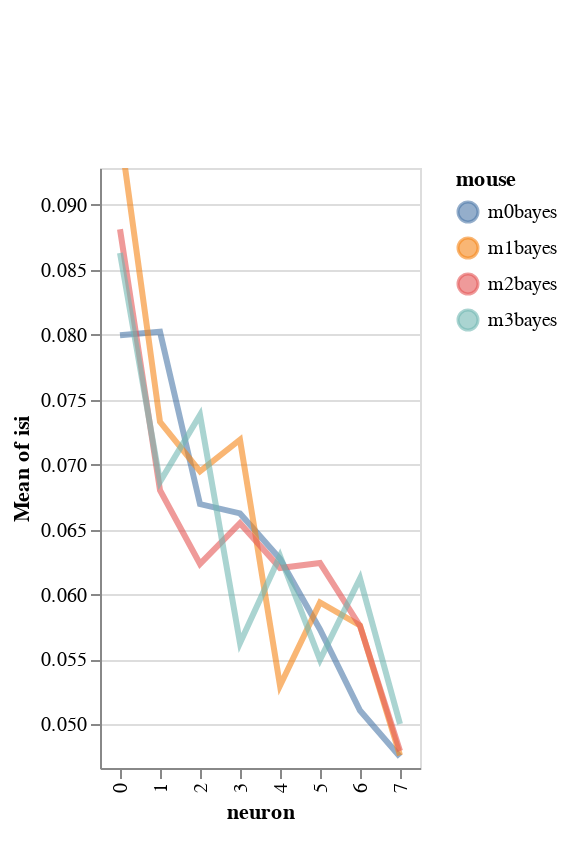

The cell this chart's notebook holds for it:
### Code cell
import altair as alt
y='isi'
color='mouse'
x='neuron'

base=alt.Chart(df).encode(
            x=x,
            color=f'{color}',
            y=alt.Y(f'mean({y})',
                    scale=alt.Scale(zero=False,
                                    domain=list(np.quantile(df[y], [.05, .95])))),
)

# Create a selection that chooses the nearest point & selects based on x-value
nearest = alt.selection(type='single', nearest=True, on='mouseover',
                        fields=[x], empty='none')


# Transparent selectors across the chart. This is what tells us
# the x-value of the cursor
selectors = alt.Chart(df).mark_point().encode(
    x=x,
    opacity=alt.value(0),
).add_selection(
    nearest
)

highlight = alt.selection(type='single', on='mouseover',
                          fields=[color], nearest=True)

lines=base.mark_line(clip=True, fill=None, opacity=.6, ).encode(
            #tooltip=color,
            size=alt.condition(~highlight, alt.value(1), alt.value(3))
        )

# Draw text labels near the points, and highlight based on selection
text = lines.mark_text(align='left', dx=5, dy=-5).encode(
    text=alt.condition(nearest, y, alt.value(' '))
)

points = base.mark_circle().encode(
    opacity=alt.value(0)
).add_selection(
    highlight
)

alt.layer(
    lines, selectors, points, text
)

### Figure 1 — Vega-Lite specification as saved in the notebook (floating-point values rounded to 4 significant figures)
{"config": {"view": {"continuousWidth": 400, "continuousHeight": 300}}, "layer": [{"mark": {"type": "line", "clip": true, "fill": null, "opacity": 0.6}, "encoding": {"color": {"type": "nominal", "field": "mouse"}, "size": {"condition": {"value": 1, "selection": {"not": "selector003"}}, "value": 3}, "x": {"type": "nominal", "field": "neuron"}, "y": {"type": "quantitative", "aggregate": "mean", "field": "isi", "scale": {"domain": [0.04664, 0.09283], "zero": false}}}}, {"mark": "point", "encoding": {"opacity": {"value": 0}, "x": {"type": "nominal", "field": "neuron"}}, "selection": {"selector002": {"type": "single", "nearest": true, "on": "mouseover", "fields": ["neuron"], "empty": "none"}}}, {"mark": "circle", "encoding": {"color": {"type": "nominal", "field": "mouse"}, "opacity": {"value": 0}, "x": {"type": "nominal", "field": "neuron"}, "y": {"type": "quantitative", "aggregate": "mean", "field": "isi", "scale": {"domain": [0.04664, 0.09283], "zero": false}}}, "selection": {"selector003": {"type": "single", "on": "mouseover", "fields": ["mouse"], "nearest": true}}}, {"mark": {"type": "text", "align": "left", "dx": 5, "dy": -5}, "encoding": {"color": {"type": "nominal", "field": "mouse"}, "size": {"condition": {"value": 1, "selection": {"not": "selector003"}}, "value": 3}, "text": {"condition": {"type": "quantitative", "field": "isi", "selection": "selector002"}, "value": " "}, "x": {"type": "nominal", "field": "neuron"}, "y": {"type": "quantitative", "aggregate": "mean", "field": "isi", "scale": {"domain": [0.04664, 0.09283], "zero": false}}}}], "data": {"name": "data-6272ce3c2fef7151f50961e17f93cf72"}, "$schema": "https://vega.github.io/schema/vega-lite/v4.8.1.json", "datasets": {"data-6272ce3c2fef7151f50961e17f93cf72": [{"neuron": "0", "mouse": "m0bayes", "i_trial": 0, "mouse_code": 0, "neuron_code": 0, "stim": 0, "neuron_x_mouse": "m0bayes0", "log_firing_rate": 2.075, "Firing rate": 118.8, "firing_rate": 118.8, "i_spike": 48.0, "isi": 0.07307}, {"neuron": "0", "mouse": "m0bayes", "i_trial": 0, "mouse_code": 0, "neuron_code": 0, "stim": 1, "neuron_x_mouse": "m0bayes0", "log_firing_rate": 1.547, "Firing rate": 35.21, "firing_rate": 35.21, "i_spike": 40.5, "isi": 0.08279}, {"neuron": "0", "mouse": "m0bayes", "i_trial": 1, "mouse_code": 0, "neuron_code": 0, "stim": 0, "neuron_x_mouse": "m0bayes0", "log_firing_rate": 1.676, "Firing rate": 47.42, "firing_rate": 47.42, "i_spike": 38.0, "isi": 0.09153}, {"neuron": "0", "mouse": "m0bayes", "i_trial": 1, "mouse_code": 0, "neuron_code": 0, "stim": 1, "neuron_x_mouse": "m0bayes0", "log_firing_rate": 1.818, "Firing rate": 65.81, "firing_rate": 65.81, "i_spike": 47.5, "isi": 0.07243}, {"neuron": "0", "mouse": "m1bayes", "i_trial": 0, "mouse_code": 1, "neuron_code": 8, "stim": 0, "neuron_x_mouse": "m1bayes0", "log_firing_rate": 2.049, "Firing rate": 111.9, "firing_rate": 111.9, "i_spike": 36.5, "isi": 0.09457}, {"neuron": "0", "mouse": "m1bayes", "i_trial": 0, "mouse_code": 1, "neuron_code": 8, "stim": 1, "neuron_x_mouse": "m1bayes0", "log_firing_rate": 1.752, "Firing rate": 56.55, "firing_rate": 56.55, "i_spike": 38.5, "isi": 0.08758}, {"neuron": "0", "mouse": "m1bayes", "i_trial": 1, "mouse_code": 1, "neuron_code": 8, "stim": 0, "neuron_x_mouse": "m1bayes0", "log_firing_rate": 1.741, "Firing rate": 55.11, "firing_rate": 55.11, "i_spike": 36.0, "isi": 0.09663}, {"neuron": "0", "mouse": "m1bayes", "i_trial": 1, "mouse_code": 1, "neuron_code": 8, "stim": 1, "neuron_x_mouse": "m1bayes0", "log_firing_rate": 1.586, "Firing rate": 38.58, "firing_rate": 38.58, "i_spike": 33.5, "isi": 0.104}, {"neuron": "0", "mouse": "m2bayes", "i_trial": 0, "mouse_code": 2, "neuron_code": 16, "stim": 0, "neuron_x_mouse": "m2bayes0", "log_firing_rate": 1.527, "Firing rate": 33.62, "firing_rate": 33.62, "i_spike": 36.5, "isi": 0.09657}, {"neuron": "0", "mouse": "m2bayes", "i_trial": 0, "mouse_code": 2, "neuron_code": 16, "stim": 1, "neuron_x_mouse": "m2bayes0", "log_firing_rate": 2.358, "Firing rate": 228.0, "firing_rate": 228.0, "i_spike": 35.0, "isi": 0.09948}, {"neuron": "0", "mouse": "m2bayes", "i_trial": 1, "mouse_code": 2, "neuron_code": 16, "stim": 0, "neuron_x_mouse": "m2bayes0", "log_firing_rate": 1.554, "Firing rate": 35.78, "firing_rate": 35.78, "i_spike": 36.5, "isi": 0.09321}, {"neuron": "0", "mouse": "m2bayes", "i_trial": 1, "mouse_code": 2, "neuron_code": 16, "stim": 1, "neuron_x_mouse": "m2bayes0", "log_firing_rate": 2.564, "Firing rate": 366.2, "firing_rate": 366.2, "i_spike": 54.5, "isi": 0.06321}, {"neuron": "0", "mouse": "m3bayes", "i_trial": 0, "mouse_code": 3, "neuron_code": 24, "stim": 0, "neuron_x_mouse": "m3bayes0", "log_firing_rate": 1.659, "Firing rate": 45.56, "firing_rate": 45.56, "i_spike": 37.0, "isi": 0.09128}, {"neuron": "0", "mouse": "m3bayes", "i_trial": 0, "mouse_code": 3, "neuron_code": 24, "stim": 1, "neuron_x_mouse": "m3bayes0", "log_firing_rate": 1.666, "Firing rate": 46.3, "firing_rate": 46.3, "i_spike": 44.0, "isi": 0.07912}, {"neuron": "0", "mouse": "m3bayes", "i_trial": 1, "mouse_code": 3, "neuron_code": 24, "stim": 0, "neuron_x_mouse": "m3bayes0", "log_firing_rate": 1.948, "Firing rate": 88.81, "firing_rate": 88.81, "i_spike": 36.0, "isi": 0.09626}, {"neuron": "0", "mouse": "m3bayes", "i_trial": 1, "mouse_code": 3, "neuron_code": 24, "stim": 1, "neuron_x_mouse": "m3bayes0", "log_firing_rate": 1.656, "Firing rate": 45.32, "firing_rate": 45.32, "i_spike": 44.5, "isi": 0.07848}, {"neuron": "1", "mouse": "m0bayes", "i_trial": 0, "mouse_code": 0, "neuron_code": 1, "stim": 0, "neuron_x_mouse": "m0bayes1", "log_firing_rate": 3.637, "Firing rate": 4334.0, "firing_rate": 4334.0, "i_spike": 45.5, "isi": 0.07603}, {"neuron": "1", "mouse": "m0bayes", "i_trial": 0, "mouse_code": 0, "neuron_code": 1, "stim": 1, "neuron_x_mouse": "m0bayes1", "log_firing_rate": 1.807, "Firing rate": 64.17, "firing_rate": 64.17, "i_spike": 42.0, "isi": 0.08205}, {"neuron": "1", "mouse": "m0bayes", "i_trial": 1, "mouse_code": 0, "neuron_code": 1, "stim": 0, "neuron_x_mouse": "m0bayes1", "log_firing_rate": 1.841, "Firing rate": 69.38, "firing_rate": 69.38, "i_spike": 38.0, "isi": 0.09214}, {"neuron": "1", "mouse": "m0bayes", "i_trial": 1, "mouse_code": 0, "neuron_code": 1, "stim": 1, "neuron_x_mouse": "m0bayes1", "log_firing_rate": 1.812, "Firing rate": 64.92, "firing_rate": 64.92, "i_spike": 48.5, "isi": 0.07067}, {"neuron": "1", "mouse": "m1bayes", "i_trial": 0, "mouse_code": 1, "neuron_code": 9, "stim": 0, "neuron_x_mouse": "m1bayes1", "log_firing_rate": 2.268, "Firing rate": 185.4, "firing_rate": 185.4, "i_spike": 42.0, "isi": 0.08383}, {"neuron": "1", "mouse": "m1bayes", "i_trial": 0, "mouse_code": 1, "neuron_code": 9, "stim": 1, "neuron_x_mouse": "m1bayes1", "log_firing_rate": 2.104, "Firing rate": 127.1, "firing_rate": 127.1, "i_spike": 52.0, "isi": 0.06652}, {"neuron": "1", "mouse": "m1bayes", "i_trial": 1, "mouse_code": 1, "neuron_code": 9, "stim": 0, "neuron_x_mouse": "m1bayes1", "log_firing_rate": 1.962, "Firing rate": 91.71, "firing_rate": 91.71, "i_spike": 43.0, "isi": 0.08167}, {"neuron": "1", "mouse": "m1bayes", "i_trial": 1, "mouse_code": 1, "neuron_code": 9, "stim": 1, "neuron_x_mouse": "m1bayes1", "log_firing_rate": 1.837, "Firing rate": 68.65, "firing_rate": 68.65, "i_spike": 56.0, "isi": 0.06115}, {"neuron": "1", "mouse": "m2bayes", "i_trial": 0, "mouse_code": 2, "neuron_code": 17, "stim": 0, "neuron_x_mouse": "m2bayes1", "log_firing_rate": 2.677, "Firing rate": 475.0, "firing_rate": 475.0, "i_spike": 55.5, "isi": 0.06217}, {"neuron": "1", "mouse": "m2bayes", "i_trial": 0, "mouse_code": 2, "neuron_code": 17, "stim": 1, "neuron_x_mouse": "m2bayes1", "log_firing_rate": 3.65, "Firing rate": 4462.0, "firing_rate": 4462.0, "i_spike": 52.0, "isi": 0.0668}, {"neuron": "1", "mouse": "m2bayes", "i_trial": 1, "mouse_code": 2, "neuron_code": 17, "stim": 0, "neuron_x_mouse": "m2bayes1", "log_firing_rate": 2.012, "Firing rate": 102.7, "firing_rate": 102.7, "i_spike": 45.5, "isi": 0.07464}, {"neuron": "1", "mouse": "m2bayes", "i_trial": 1, "mouse_code": 2, "neuron_code": 17, "stim": 1, "neuron_x_mouse": "m2bayes1", "log_firing_rate": 1.997, "Firing rate": 99.41, "firing_rate": 99.41, "i_spike": 51.0, "isi": 0.06849}, {"neuron": "1", "mouse": "m3bayes", "i_trial": 0, "mouse_code": 3, "neuron_code": 25, "stim": 0, "neuron_x_mouse": "m3bayes1", "log_firing_rate": 1.888, "Firing rate": 77.26, "firing_rate": 77.26, "i_spike": 40.5, "isi": 0.08019}, {"neuron": "1", "mouse": "m3bayes", "i_trial": 0, "mouse_code": 3, "neuron_code": 25, "stim": 1, "neuron_x_mouse": "m3bayes1", "log_firing_rate": 2.09, "Firing rate": 123.0, "firing_rate": 123.0, "i_spike": 58.0, "isi": 0.05885}, {"neuron": "1", "mouse": "m3bayes", "i_trial": 1, "mouse_code": 3, "neuron_code": 25, "stim": 0, "neuron_x_mouse": "m3bayes1", "log_firing_rate": 1.822, "Firing rate": 66.32, "firing_rate": 66.32, "i_spike": 41.5, "isi": 0.08532}, {"neuron": "1", "mouse": "m3bayes", "i_trial": 1, "mouse_code": 3, "neuron_code": 25, "stim": 1, "neuron_x_mouse": "m3bayes1", "log_firing_rate": 2.158, "Firing rate": 144.0, "firing_rate": 144.0, "i_spike": 69.0, "isi": 0.05033}, {"neuron": "2", "mouse": "m0bayes", "i_trial": 0, "mouse_code": 0, "neuron_code": 2, "stim": 0, "neuron_x_mouse": "m0bayes2", "log_firing_rate": 1.886, "Firing rate": 76.99, "firing_rate": 76.99, "i_spike": 62.0, "isi": 0.05662}, {"neuron": "2", "mouse": "m0bayes", "i_trial": 0, "mouse_code": 0, "neuron_code": 2, "stim": 1, "neuron_x_mouse": "m0bayes2", "log_firing_rate": 2.374, "Firing rate": 236.6, "firing_rate": 236.6, "i_spike": 50.5, "isi": 0.06819}, {"neuron": "2", "mouse": "m0bayes", "i_trial": 1, "mouse_code": 0, "neuron_code": 2, "stim": 0, "neuron_x_mouse": "m0bayes2", "log_firing_rate": 1.95, "Firing rate": 89.19, "firing_rate": 89.19, "i_spike": 45.0, "isi": 0.07738}, {"neuron": "2", "mouse": "m0bayes", "i_trial": 1, "mouse_code": 0, "neuron_code": 2, "stim": 1, "neuron_x_mouse": "m0bayes2", "log_firing_rate": 2.109, "Firing rate": 128.5, "firing_rate": 128.5, "i_spike": 53.5, "isi": 0.06565}, {"neuron": "2", "mouse": "m1bayes", "i_trial": 0, "mouse_code": 1, "neuron_code": 10, "stim": 0, "neuron_x_mouse": "m1bayes2", "log_firing_rate": 1.717, "Firing rate": 52.12, "firing_rate": 52.12, "i_spike": 39.5, "isi": 0.08667}, {"neuron": "2", "mouse": "m1bayes", "i_trial": 0, "mouse_code": 1, "neuron_code": 10, "stim": 1, "neuron_x_mouse": "m1bayes2", "log_firing_rate": 1.898, "Firing rate": 79.07, "firing_rate": 79.07, "i_spike": 58.0, "isi": 0.05995}, {"neuron": "2", "mouse": "m1bayes", "i_trial": 1, "mouse_code": 1, "neuron_code": 10, "stim": 0, "neuron_x_mouse": "m1bayes2", "log_firing_rate": 1.722, "Firing rate": 52.76, "firing_rate": 52.76, "i_spike": 49.0, "isi": 0.06813}, {"neuron": "2", "mouse": "m1bayes", "i_trial": 1, "mouse_code": 1, "neuron_code": 10, "stim": 1, "neuron_x_mouse": "m1bayes2", "log_firing_rate": 1.879, "Firing rate": 75.61, "firing_rate": 75.61, "i_spike": 53.0, "isi": 0.06318}, {"neuron": "2", "mouse": "m2bayes", "i_trial": 0, "mouse_code": 2, "neuron_code": 18, "stim": 0, "neuron_x_mouse": "m2bayes2", "log_firing_rate": 2.003, "Firing rate": 100.6, "firing_rate": 100.6, "i_spike": 55.0, "isi": 0.06303}, {"neuron": "2", "mouse": "m2bayes", "i_trial": 0, "mouse_code": 2, "neuron_code": 18, "stim": 1, "neuron_x_mouse": "m2bayes2", "log_firing_rate": 1.9, "Firing rate": 79.36, "firing_rate": 79.36, "i_spike": 52.0, "isi": 0.06485}, {"neuron": "2", "mouse": "m2bayes", "i_trial": 1, "mouse_code": 2, "neuron_code": 18, "stim": 0, "neuron_x_mouse": "m2bayes2", "log_firing_rate": 2.005, "Firing rate": 101.2, "firing_rate": 101.2, "i_spike": 51.5, "isi": 0.06832}, {"neuron": "2", "mouse": "m2bayes", "i_trial": 1, "mouse_code": 2, "neuron_code": 18, "stim": 1, "neuron_x_mouse": "m2bayes2", "log_firing_rate": 1.806, "Firing rate": 63.96, "firing_rate": 63.96, "i_spike": 65.0, "isi": 0.05323}, {"neuron": "2", "mouse": "m3bayes", "i_trial": 0, "mouse_code": 3, "neuron_code": 26, "stim": 0, "neuron_x_mouse": "m3bayes2", "log_firing_rate": 2.16, "Firing rate": 144.5, "firing_rate": 144.5, "i_spike": 53.0, "isi": 0.06489}, {"neuron": "2", "mouse": "m3bayes", "i_trial": 0, "mouse_code": 3, "neuron_code": 26, "stim": 1, "neuron_x_mouse": "m3bayes2", "log_firing_rate": 1.89, "Firing rate": 77.67, "firing_rate": 77.67, "i_spike": 40.5, "isi": 0.08706}, {"neuron": "2", "mouse": "m3bayes", "i_trial": 1, "mouse_code": 3, "neuron_code": 26, "stim": 0, "neuron_x_mouse": "m3bayes2", "log_firing_rate": 1.502, "Firing rate": 31.79, "firing_rate": 31.79, "i_spike": 39.0, "isi": 0.08839}, {"neuron": "2", "mouse": "m3bayes", "i_trial": 1, "mouse_code": 3, "neuron_code": 26, "stim": 1, "neuron_x_mouse": "m3bayes2", "log_firing_rate": 2.342, "Firing rate": 219.7, "firing_rate": 219.7, "i_spike": 62.0, "isi": 0.05494}, {"neuron": "3", "mouse": "m0bayes", "i_trial": 0, "mouse_code": 0, "neuron_code": 3, "stim": 0, "neuron_x_mouse": "m0bayes3", "log_firing_rate": 2.088, "Firing rate": 122.4, "firing_rate": 122.4, "i_spike": 68.0, "isi": 0.05127}, {"neuron": "3", "mouse": "m0bayes", "i_trial": 0, "mouse_code": 0, "neuron_code": 3, "stim": 1, "neuron_x_mouse": "m0bayes3", "log_firing_rate": 1.801, "Firing rate": 63.22, "firing_rate": 63.22, "i_spike": 49.5, "isi": 0.07095}, {"neuron": "3", "mouse": "m0bayes", "i_trial": 1, "mouse_code": 0, "neuron_code": 3, "stim": 0, "neuron_x_mouse": "m0bayes3", "log_firing_rate": 1.876, "Firing rate": 75.25, "firing_rate": 75.25, "i_spike": 50.5, "isi": 0.0671}, {"neuron": "3", "mouse": "m0bayes", "i_trial": 1, "mouse_code": 0, "neuron_code": 3, "stim": 1, "neuron_x_mouse": "m0bayes3", "log_firing_rate": 2.158, "Firing rate": 143.8, "firing_rate": 143.8, "i_spike": 45.5, "isi": 0.07565}, {"neuron": "3", "mouse": "m1bayes", "i_trial": 0, "mouse_code": 1, "neuron_code": 11, "stim": 0, "neuron_x_mouse": "m1bayes3", "log_firing_rate": 1.765, "Firing rate": 58.15, "firing_rate": 58.15, "i_spike": 40.5, "isi": 0.08646}, {"neuron": "3", "mouse": "m1bayes", "i_trial": 0, "mouse_code": 1, "neuron_code": 11, "stim": 1, "neuron_x_mouse": "m1bayes3", "log_firing_rate": 2.043, "Firing rate": 110.4, "firing_rate": 110.4, "i_spike": 63.0, "isi": 0.05385}, {"neuron": "3", "mouse": "m1bayes", "i_trial": 1, "mouse_code": 1, "neuron_code": 11, "stim": 0, "neuron_x_mouse": "m1bayes3", "log_firing_rate": 2.268, "Firing rate": 185.4, "firing_rate": 185.4, "i_spike": 49.0, "isi": 0.07206}, {"neuron": "3", "mouse": "m1bayes", "i_trial": 1, "mouse_code": 1, "neuron_code": 11, "stim": 1, "neuron_x_mouse": "m1bayes3", "log_firing_rate": 1.77, "Firing rate": 58.87, "firing_rate": 58.87, "i_spike": 46.5, "isi": 0.07529}, {"neuron": "3", "mouse": "m2bayes", "i_trial": 0, "mouse_code": 2, "neuron_code": 19, "stim": 0, "neuron_x_mouse": "m2bayes3", "log_firing_rate": 2.332, "Firing rate": 214.9, "firing_rate": 214.9, "i_spike": 52.5, "isi": 0.06593}, {"neuron": "3", "mouse": "m2bayes", "i_trial": 0, "mouse_code": 2, "neuron_code": 19, "stim": 1, "neuron_x_mouse": "m2bayes3", "log_firing_rate": 2.224, "Firing rate": 167.5, "firing_rate": 167.5, "i_spike": 63.5, "isi": 0.05529}, {"neuron": "3", "mouse": "m2bayes", "i_trial": 1, "mouse_code": 2, "neuron_code": 19, "stim": 0, "neuron_x_mouse": "m2bayes3", "log_firing_rate": 1.809, "Firing rate": 64.42, "firing_rate": 64.42, "i_spike": 48.5, "isi": 0.07151}, {"neuron": "3", "mouse": "m2bayes", "i_trial": 1, "mouse_code": 2, "neuron_code": 19, "stim": 1, "neuron_x_mouse": "m2bayes3", "log_firing_rate": 1.772, "Firing rate": 59.11, "firing_rate": 59.11, "i_spike": 50.5, "isi": 0.06924}, {"neuron": "3", "mouse": "m3bayes", "i_trial": 0, "mouse_code": 3, "neuron_code": 27, "stim": 0, "neuron_x_mouse": "m3bayes3", "log_firing_rate": 1.75, "Firing rate": 56.23, "firing_rate": 56.23, "i_spike": 61.0, "isi": 0.05747}, {"neuron": "3", "mouse": "m3bayes", "i_trial": 0, "mouse_code": 3, "neuron_code": 27, "stim": 1, "neuron_x_mouse": "m3bayes3", "log_firing_rate": 2.566, "Firing rate": 368.2, "firing_rate": 368.2, "i_spike": 70.5, "isi": 0.04979}, {"neuron": "3", "mouse": "m3bayes", "i_trial": 1, "mouse_code": 3, "neuron_code": 27, "stim": 0, "neuron_x_mouse": "m3bayes3", "log_firing_rate": 2.07, "Firing rate": 117.5, "firing_rate": 117.5, "i_spike": 53.0, "isi": 0.06548}, {"neuron": "3", "mouse": "m3bayes", "i_trial": 1, "mouse_code": 3, "neuron_code": 27, "stim": 1, "neuron_x_mouse": "m3bayes3", "log_firing_rate": 2.275, "Firing rate": 188.5, "firing_rate": 188.5, "i_spike": 65.5, "isi": 0.05229}, {"neuron": "4", "mouse": "m0bayes", "i_trial": 0, "mouse_code": 0, "neuron_code": 4, "stim": 0, "neuron_x_mouse": "m0bayes4", "log_firing_rate": 1.795, "Firing rate": 62.38, "firing_rate": 62.38, "i_spike": 46.5, "isi": 0.07564}, {"neuron": "4", "mouse": "m0bayes", "i_trial": 0, "mouse_code": 0, "neuron_code": 4, "stim": 1, "neuron_x_mouse": "m0bayes4", "log_firing_rate": 2.774, "Firing rate": 593.7, "firing_rate": 593.7, "i_spike": 69.0, "isi": 0.0509}, {"neuron": "4", "mouse": "m0bayes", "i_trial": 1, "mouse_code": 0, "neuron_code": 4, "stim": 0, "neuron_x_mouse": "m0bayes4", "log_firing_rate": 1.665, "Firing rate": 46.25, "firing_rate": 46.25, "i_spike": 56.0, "isi": 0.06108}, {"neuron": "4", "mouse": "m0bayes", "i_trial": 1, "mouse_code": 0, "neuron_code": 4, "stim": 1, "neuron_x_mouse": "m0bayes4", "log_firing_rate": 1.881, "Firing rate": 76.12, "firing_rate": 76.12, "i_spike": 55.0, "isi": 0.06337}, {"neuron": "4", "mouse": "m1bayes", "i_trial": 0, "mouse_code": 1, "neuron_code": 12, "stim": 0, "neuron_x_mouse": "m1bayes4", "log_firing_rate": 1.928, "Firing rate": 84.68, "firing_rate": 84.68, "i_spike": 65.5, "isi": 0.0534}, {"neuron": "4", "mouse": "m1bayes", "i_trial": 0, "mouse_code": 1, "neuron_code": 12, "stim": 1, "neuron_x_mouse": "m1bayes4", "log_firing_rate": 2.364, "Firing rate": 231.4, "firing_rate": 231.4, "i_spike": 67.0, "isi": 0.05155}, {"neuron": "4", "mouse": "m1bayes", "i_trial": 1, "mouse_code": 1, "neuron_code": 12, "stim": 0, "neuron_x_mouse": "m1bayes4", "log_firing_rate": 2.773, "Firing rate": 593.5, "firing_rate": 593.5, "i_spike": 67.0, "isi": 0.0521}, {"neuron": "4", "mouse": "m1bayes", "i_trial": 1, "mouse_code": 1, "neuron_code": 12, "stim": 1, "neuron_x_mouse": "m1bayes4", "log_firing_rate": 1.915, "Firing rate": 82.29, "firing_rate": 82.29, "i_spike": 64.0, "isi": 0.05487}, {"neuron": "4", "mouse": "m2bayes", "i_trial": 0, "mouse_code": 2, "neuron_code": 20, "stim": 0, "neuron_x_mouse": "m2bayes4", "log_firing_rate": 1.617, "Firing rate": 41.4, "firing_rate": 41.4, "i_spike": 49.5, "isi": 0.07051}, {"neuron": "4", "mouse": "m2bayes", "i_trial": 0, "mouse_code": 2, "neuron_code": 20, "stim": 1, "neuron_x_mouse": "m2bayes4", "log_firing_rate": 1.858, "Firing rate": 72.15, "firing_rate": 72.15, "i_spike": 58.0, "isi": 0.06029}, {"neuron": "4", "mouse": "m2bayes", "i_trial": 1, "mouse_code": 2, "neuron_code": 20, "stim": 0, "neuron_x_mouse": "m2bayes4", "log_firing_rate": 2.222, "Firing rate": 166.6, "firing_rate": 166.6, "i_spike": 70.5, "isi": 0.04961}, {"neuron": "4", "mouse": "m2bayes", "i_trial": 1, "mouse_code": 2, "neuron_code": 20, "stim": 1, "neuron_x_mouse": "m2bayes4", "log_firing_rate": 1.881, "Firing rate": 76.11, "firing_rate": 76.11, "i_spike": 51.5, "isi": 0.06775}, {"neuron": "4", "mouse": "m3bayes", "i_trial": 0, "mouse_code": 3, "neuron_code": 28, "stim": 0, "neuron_x_mouse": "m3bayes4", "log_firing_rate": 2.207, "Firing rate": 161.1, "firing_rate": 161.1, "i_spike": 51.5, "isi": 0.06802}, {"neuron": "4", "mouse": "m3bayes", "i_trial": 0, "mouse_code": 3, "neuron_code": 28, "stim": 1, "neuron_x_mouse": "m3bayes4", "log_firing_rate": 2.057, "Firing rate": 114.1, "firing_rate": 114.1, "i_spike": 60.0, "isi": 0.05596}, {"neuron": "4", "mouse": "m3bayes", "i_trial": 1, "mouse_code": 3, "neuron_code": 28, "stim": 0, "neuron_x_mouse": "m3bayes4", "log_firing_rate": 1.867, "Firing rate": 73.59, "firing_rate": 73.59, "i_spike": 59.5, "isi": 0.05897}, {"neuron": "4", "mouse": "m3bayes", "i_trial": 1, "mouse_code": 3, "neuron_code": 28, "stim": 1, "neuron_x_mouse": "m3bayes4", "log_firing_rate": 1.963, "Firing rate": 91.79, "firing_rate": 91.79, "i_spike": 50.0, "isi": 0.06891}, {"neuron": "5", "mouse": "m0bayes", "i_trial": 0, "mouse_code": 0, "neuron_code": 5, "stim": 0, "neuron_x_mouse": "m0bayes5", "log_firing_rate": 1.992, "Firing rate": 98.11, "firing_rate": 98.11, "i_spike": 57.5, "isi": 0.05815}, {"neuron": "5", "mouse": "m0bayes", "i_trial": 0, "mouse_code": 0, "neuron_code": 5, "stim": 1, "neuron_x_mouse": "m0bayes5", "log_firing_rate": 1.909, "Firing rate": 81.09, "firing_rate": 81.09, "i_spike": 67.0, "isi": 0.05145}, {"neuron": "5", "mouse": "m0bayes", "i_trial": 1, "mouse_code": 0, "neuron_code": 5, "stim": 0, "neuron_x_mouse": "m0bayes5", "log_firing_rate": 1.963, "Firing rate": 91.76, "firing_rate": 91.76, "i_spike": 56.0, "isi": 0.06175}, {"neuron": "5", "mouse": "m0bayes", "i_trial": 1, "mouse_code": 0, "neuron_code": 5, "stim": 1, "neuron_x_mouse": "m0bayes5", "log_firing_rate": 2.039, "Firing rate": 109.4, "firing_rate": 109.4, "i_spike": 60.5, "isi": 0.05788}, {"neuron": "5", "mouse": "m1bayes", "i_trial": 0, "mouse_code": 1, "neuron_code": 13, "stim": 0, "neuron_x_mouse": "m1bayes5", "log_firing_rate": 2.145, "Firing rate": 139.7, "firing_rate": 139.7, "i_spike": 70.5, "isi": 0.04901}, {"neuron": "5", "mouse": "m1bayes", "i_trial": 0, "mouse_code": 1, "neuron_code": 13, "stim": 1, "neuron_x_mouse": "m1bayes5", "log_firing_rate": 2.137, "Firing rate": 137.1, "firing_rate": 137.1, "i_spike": 52.5, "isi": 0.06512}, {"neuron": "5", "mouse": "m1bayes", "i_trial": 1, "mouse_code": 1, "neuron_code": 13, "stim": 0, "neuron_x_mouse": "m1bayes5", "log_firing_rate": 2.039, "Firing rate": 109.3, "firing_rate": 109.3, "i_spike": 51.5, "isi": 0.06517}, {"neuron": "5", "mouse": "m1bayes", "i_trial": 1, "mouse_code": 1, "neuron_code": 13, "stim": 1, "neuron_x_mouse": "m1bayes5", "log_firing_rate": 2.269, "Firing rate": 185.9, "firing_rate": 185.9, "i_spike": 60.5, "isi": 0.05825}, {"neuron": "5", "mouse": "m2bayes", "i_trial": 0, "mouse_code": 2, "neuron_code": 21, "stim": 0, "neuron_x_mouse": "m2bayes5", "log_firing_rate": 1.746, "Firing rate": 55.78, "firing_rate": 55.78, "i_spike": 49.5, "isi": 0.07065}, {"neuron": "5", "mouse": "m2bayes", "i_trial": 0, "mouse_code": 2, "neuron_code": 21, "stim": 1, "neuron_x_mouse": "m2bayes5", "log_firing_rate": 1.985, "Firing rate": 96.65, "firing_rate": 96.65, "i_spike": 72.5, "isi": 0.04776}, {"neuron": "5", "mouse": "m2bayes", "i_trial": 1, "mouse_code": 2, "neuron_code": 21, "stim": 0, "neuron_x_mouse": "m2bayes5", "log_firing_rate": 1.731, "Firing rate": 53.85, "firing_rate": 53.85, "i_spike": 48.0, "isi": 0.07333}, {"neuron": "5", "mouse": "m2bayes", "i_trial": 1, "mouse_code": 2, "neuron_code": 21, "stim": 1, "neuron_x_mouse": "m2bayes5", "log_firing_rate": 2.333, "Firing rate": 215.3, "firing_rate": 215.3, "i_spike": 60.5, "isi": 0.05794}, {"neuron": "5", "mouse": "m3bayes", "i_trial": 0, "mouse_code": 3, "neuron_code": 29, "stim": 0, "neuron_x_mouse": "m3bayes5", "log_firing_rate": 2.825, "Firing rate": 668.3, "firing_rate": 668.3, "i_spike": 63.0, "isi": 0.05576}, {"neuron": "5", "mouse": "m3bayes", "i_trial": 0, "mouse_code": 3, "neuron_code": 29, "stim": 1, "neuron_x_mouse": "m3bayes5", "log_firing_rate": 2.074, "Firing rate": 118.7, "firing_rate": 118.7, "i_spike": 58.0, "isi": 0.05623}, {"neuron": "5", "mouse": "m3bayes", "i_trial": 1, "mouse_code": 3, "neuron_code": 29, "stim": 0, "neuron_x_mouse": "m3bayes5", "log_firing_rate": 2.271, "Firing rate": 186.6, "firing_rate": 186.6, "i_spike": 62.0, "isi": 0.05651}, {"neuron": "5", "mouse": "m3bayes", "i_trial": 1, "mouse_code": 3, "neuron_code": 29, "stim": 1, "neuron_x_mouse": "m3bayes5", "log_firing_rate": 2.362, "Firing rate": 230.4, "firing_rate": 230.4, "i_spike": 68.0, "isi": 0.05139}, {"neuron": "6", "mouse": "m0bayes", "i_trial": 0, "mouse_code": 0, "neuron_code": 6, "stim": 0, "neuron_x_mouse": "m0bayes6", "log_firing_rate": 3.058, "Firing rate": 1142.0, "firing_rate": 1142.0, "i_spike": 67.5, "isi": 0.05167}, {"neuron": "6", "mouse": "m0bayes", "i_trial": 0, "mouse_code": 0, "neuron_code": 6, "stim": 1, "neuron_x_mouse": "m0bayes6", "log_firing_rate": 3.177, "Firing rate": 1503.0, "firing_rate": 1503.0, "i_spike": 64.5, "isi": 0.05384}, {"neuron": "6", "mouse": "m0bayes", "i_trial": 1, "mouse_code": 0, "neuron_code": 6, "stim": 0, "neuron_x_mouse": "m0bayes6", "log_firing_rate": 1.933, "Firing rate": 85.66, "firing_rate": 85.66, "i_spike": 63.5, "isi": 0.05484}, {"neuron": "6", "mouse": "m0bayes", "i_trial": 1, "mouse_code": 0, "neuron_code": 6, "stim": 1, "neuron_x_mouse": "m0bayes6", "log_firing_rate": 2.15, "Firing rate": 141.1, "firing_rate": 141.1, "i_spike": 79.0, "isi": 0.04394}, {"neuron": "6", "mouse": "m1bayes", "i_trial": 0, "mouse_code": 1, "neuron_code": 14, "stim": 0, "neuron_x_mouse": "m1bayes6", "log_firing_rate": 1.841, "Firing rate": 69.39, "firing_rate": 69.39, "i_spike": 56.5, "isi": 0.06068}, {"neuron": "6", "mouse": "m1bayes", "i_trial": 0, "mouse_code": 1, "neuron_code": 14, "stim": 1, "neuron_x_mouse": "m1bayes6", "log_firing_rate": 2.75, "Firing rate": 562.8, "firing_rate": 562.8, "i_spike": 68.5, "isi": 0.04957}, {"neuron": "6", "mouse": "m1bayes", "i_trial": 1, "mouse_code": 1, "neuron_code": 14, "stim": 0, "neuron_x_mouse": "m1bayes6", "log_firing_rate": 1.743, "Firing rate": 55.34, "firing_rate": 55.34, "i_spike": 55.5, "isi": 0.06223}, {"neuron": "6", "mouse": "m1bayes", "i_trial": 1, "mouse_code": 1, "neuron_code": 14, "stim": 1, "neuron_x_mouse": "m1bayes6", "log_firing_rate": 2.028, "Firing rate": 106.8, "firing_rate": 106.8, "i_spike": 60.5, "isi": 0.05801}, {"neuron": "6", "mouse": "m2bayes", "i_trial": 0, "mouse_code": 2, "neuron_code": 22, "stim": 0, "neuron_x_mouse": "m2bayes6", "log_firing_rate": 1.823, "Firing rate": 66.56, "firing_rate": 66.56, "i_spike": 59.5, "isi": 0.05727}, {"neuron": "6", "mouse": "m2bayes", "i_trial": 0, "mouse_code": 2, "neuron_code": 22, "stim": 1, "neuron_x_mouse": "m2bayes6", "log_firing_rate": 2.251, "Firing rate": 178.4, "firing_rate": 178.4, "i_spike": 61.0, "isi": 0.05753}, {"neuron": "6", "mouse": "m2bayes", "i_trial": 1, "mouse_code": 2, "neuron_code": 22, "stim": 0, "neuron_x_mouse": "m2bayes6", "log_firing_rate": 2.124, "Firing rate": 133.0, "firing_rate": 133.0, "i_spike": 64.5, "isi": 0.05446}, {"neuron": "6", "mouse": "m2bayes", "i_trial": 1, "mouse_code": 2, "neuron_code": 22, "stim": 1, "neuron_x_mouse": "m2bayes6", "log_firing_rate": 1.685, "Firing rate": 48.46, "firing_rate": 48.46, "i_spike": 57.5, "isi": 0.06107}, {"neuron": "6", "mouse": "m3bayes", "i_trial": 0, "mouse_code": 3, "neuron_code": 30, "stim": 0, "neuron_x_mouse": "m3bayes6", "log_firing_rate": 2.191, "Firing rate": 155.4, "firing_rate": 155.4, "i_spike": 51.5, "isi": 0.06777}, {"neuron": "6", "mouse": "m3bayes", "i_trial": 0, "mouse_code": 3, "neuron_code": 30, "stim": 1, "neuron_x_mouse": "m3bayes6", "log_firing_rate": 2.232, "Firing rate": 170.5, "firing_rate": 170.5, "i_spike": 55.0, "isi": 0.06409}, {"neuron": "6", "mouse": "m3bayes", "i_trial": 1, "mouse_code": 3, "neuron_code": 30, "stim": 0, "neuron_x_mouse": "m3bayes6", "log_firing_rate": 2.102, "Firing rate": 126.5, "firing_rate": 126.5, "i_spike": 71.5, "isi": 0.04859}, {"neuron": "6", "mouse": "m3bayes", "i_trial": 1, "mouse_code": 3, "neuron_code": 30, "stim": 1, "neuron_x_mouse": "m3bayes6", "log_firing_rate": 1.886, "Firing rate": 76.84, "firing_rate": 76.84, "i_spike": 54.0, "isi": 0.06454}, {"neuron": "7", "mouse": "m0bayes", "i_trial": 0, "mouse_code": 0, "neuron_code": 7, "stim": 0, "neuron_x_mouse": "m0bayes7", "log_firing_rate": 2.13, "Firing rate": 135.0, "firing_rate": 135.0, "i_spike": 80.5, "isi": 0.04356}, {"neuron": "7", "mouse": "m0bayes", "i_trial": 0, "mouse_code": 0, "neuron_code": 7, "stim": 1, "neuron_x_mouse": "m0bayes7", "log_firing_rate": 2.197, "Firing rate": 157.2, "firing_rate": 157.2, "i_spike": 58.5, "isi": 0.05891}, {"neuron": "7", "mouse": "m0bayes", "i_trial": 1, "mouse_code": 0, "neuron_code": 7, "stim": 0, "neuron_x_mouse": "m0bayes7", "log_firing_rate": 2.556, "Firing rate": 359.4, "firing_rate": 359.4, "i_spike": 84.5, "isi": 0.04058}, {"neuron": "7", "mouse": "m0bayes", "i_trial": 1, "mouse_code": 0, "neuron_code": 7, "stim": 1, "neuron_x_mouse": "m0bayes7", "log_firing_rate": 2.26, "Firing rate": 182.1, "firing_rate": 182.1, "i_spike": 73.5, "isi": 0.047}, {"neuron": "7", "mouse": "m1bayes", "i_trial": 0, "mouse_code": 1, "neuron_code": 15, "stim": 0, "neuron_x_mouse": "m1bayes7", "log_firing_rate": 2.104, "Firing rate": 127.1, "firing_rate": 127.1, "i_spike": 72.0, "isi": 0.04885}, {"neuron": "7", "mouse": "m1bayes", "i_trial": 0, "mouse_code": 1, "neuron_code": 15, "stim": 1, "neuron_x_mouse": "m1bayes7", "log_firing_rate": 2.193, "Firing rate": 155.8, "firing_rate": 155.8, "i_spike": 69.5, "isi": 0.05044}, {"neuron": "7", "mouse": "m1bayes", "i_trial": 1, "mouse_code": 1, "neuron_code": 15, "stim": 0, "neuron_x_mouse": "m1bayes7", "log_firing_rate": 2.388, "Firing rate": 244.6, "firing_rate": 244.6, "i_spike": 77.0, "isi": 0.04464}, {"neuron": "7", "mouse": "m1bayes", "i_trial": 1, "mouse_code": 1, "neuron_code": 15, "stim": 1, "neuron_x_mouse": "m1bayes7", "log_firing_rate": 2.419, "Firing rate": 262.2, "firing_rate": 262.2, "i_spike": 75.0, "isi": 0.04657}, {"neuron": "7", "mouse": "m2bayes", "i_trial": 0, "mouse_code": 2, "neuron_code": 23, "stim": 0, "neuron_x_mouse": "m2bayes7", "log_firing_rate": 1.991, "Firing rate": 97.84, "firing_rate": 97.84, "i_spike": 62.5, "isi": 0.05471}, {"neuron": "7", "mouse": "m2bayes", "i_trial": 0, "mouse_code": 2, "neuron_code": 23, "stim": 1, "neuron_x_mouse": "m2bayes7", "log_firing_rate": 2.459, "Firing rate": 288.1, "firing_rate": 288.1, "i_spike": 75.0, "isi": 0.04661}, {"neuron": "7", "mouse": "m2bayes", "i_trial": 1, "mouse_code": 2, "neuron_code": 23, "stim": 0, "neuron_x_mouse": "m2bayes7", "log_firing_rate": 2.002, "Firing rate": 100.5, "firing_rate": 100.5, "i_spike": 73.5, "isi": 0.04672}, {"neuron": "7", "mouse": "m2bayes", "i_trial": 1, "mouse_code": 2, "neuron_code": 23, "stim": 1, "neuron_x_mouse": "m2bayes7", "log_firing_rate": 2.131, "Firing rate": 135.1, "firing_rate": 135.1, "i_spike": 80.0, "isi": 0.04378}, {"neuron": "7", "mouse": "m3bayes", "i_trial": 0, "mouse_code": 3, "neuron_code": 31, "stim": 0, "neuron_x_mouse": "m3bayes7", "log_firing_rate": 2.089, "Firing rate": 122.9, "firing_rate": 122.9, "i_spike": 73.5, "isi": 0.04761}, {"neuron": "7", "mouse": "m3bayes", "i_trial": 0, "mouse_code": 3, "neuron_code": 31, "stim": 1, "neuron_x_mouse": "m3bayes7", "log_firing_rate": 1.844, "Firing rate": 69.89, "firing_rate": 69.89, "i_spike": 66.5, "isi": 0.05233}, {"neuron": "7", "mouse": "m3bayes", "i_trial": 1, "mouse_code": 3, "neuron_code": 31, "stim": 0, "neuron_x_mouse": "m3bayes7", "log_firing_rate": 1.889, "Firing rate": 77.43, "firing_rate": 77.43, "i_spike": 66.0, "isi": 0.05245}, {"neuron": "7", "mouse": "m3bayes", "i_trial": 1, "mouse_code": 3, "neuron_code": 31, "stim": 1, "neuron_x_mouse": "m3bayes7", "log_firing_rate": 2.305, "Firing rate": 202.1, "firing_rate": 202.1, "i_spike": 73.0, "isi": 0.04777}]}}
